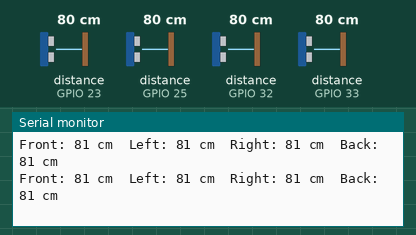
Recording of a sketch running on a simulated ESP32. Parts: the last lines printed to the serial monitor. The test bench sets the inputs (shaded band); at power-on: distance to the obstacle (sensors on GPIO 23, GPIO 25, GPIO 32, GPIO 33) 80 cm. The echo pulse lasts 58.3 µs per cm.

Above: at 1.2 s.
1.3 s: distance to the obstacle (sensor on GPIO 23) set to 2 cm
At 1.51 s:
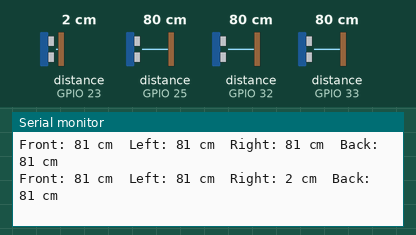
2.8 s: distance to the obstacle (sensor on GPIO 25) set to 2 cm
At 2.81 s:
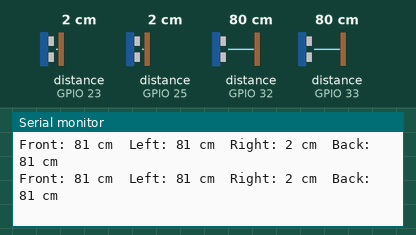
4.3 s: distance to the obstacle (sensor on GPIO 32) set to 2 cm
At 4.5 s:
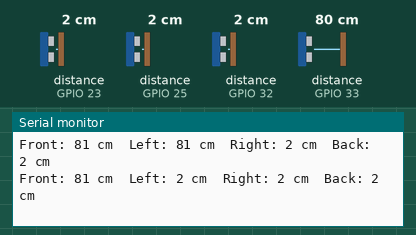
5.8 s: distance to the obstacle (sensor on GPIO 33) set to 2 cm
At 5.95 s:
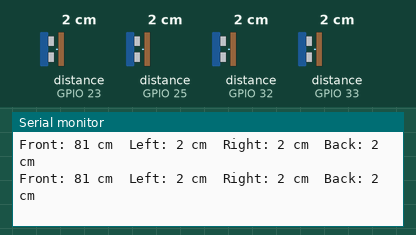
7.3 s: distance to the obstacle (sensor on GPIO 23) set to 4 cm
At 7.37 s:
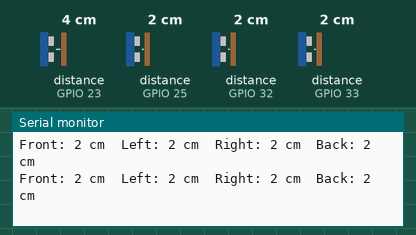
8.8 s: distance to the obstacle (sensor on GPIO 25) set to 4 cm
At 8.8 s:
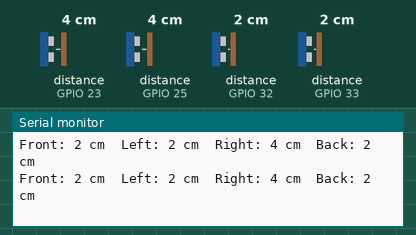
Timing chart, 0 to 11.3 s (numbered marks = the images above; inputs shaded):
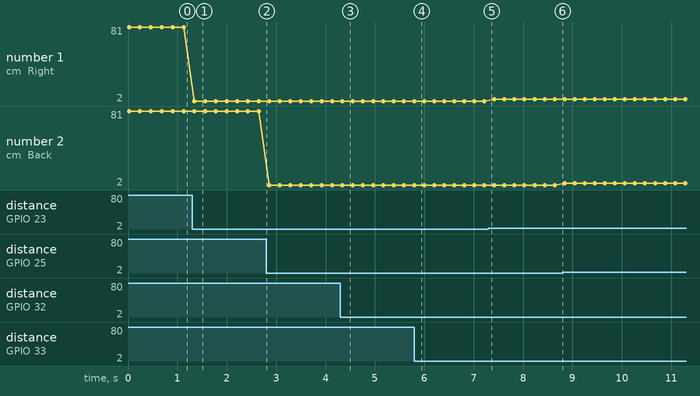

The sketch:

Soner_Test.ino
```cpp
#include <NewPing.h>

#define MAX_DISTANCE 100  // Maximum distance (in cm) to ping

// Define sonar sensors: trigger pin, echo pin, max distance
NewPing middleSonar(33, 33, MAX_DISTANCE);
NewPing leftSonar(32, 32, MAX_DISTANCE);
NewPing rightSonar(23, 23, MAX_DISTANCE);
NewPing backSonar(25, 25, MAX_DISTANCE);

void setup() {
  Serial.begin(115200);
}

void loop() {
  int frontDistance = middleSonar.ping_cm();
  int leftDistance = leftSonar.ping_cm();
  int rightDistance = rightSonar.ping_cm();
  int backDistance = backSonar.ping_cm();

  Serial.print("Front: ");
  Serial.print(frontDistance);
  Serial.print(" cm\tLeft: ");
  Serial.print(leftDistance);
  Serial.print(" cm\tRight: ");
  Serial.print(rightDistance);
  Serial.print(" cm\tBack: ");
  Serial.print(backDistance);
  Serial.println(" cm");

  delay(200);
}
```

Measured:
- after the input at 1.3 s, the serial monitor: prints a new line at once (image 1)
- after the input at 4.3 s, the serial monitor: prints a new line at once (image 3)
- plotted number 1: 81 → 2 after the input at 1.3 s, 2 → 4 after the input at 7.3 s
